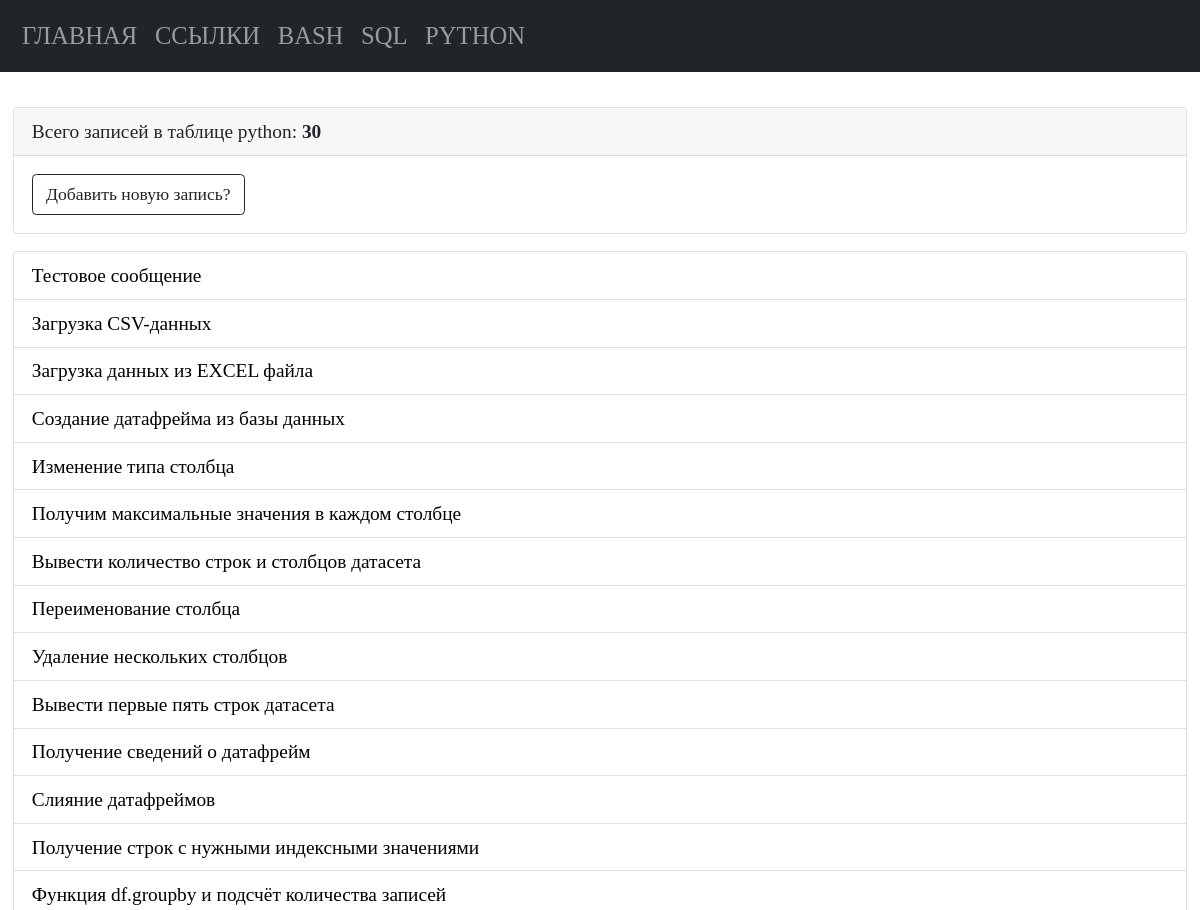
Page /python (upper part) on the earlier database version.
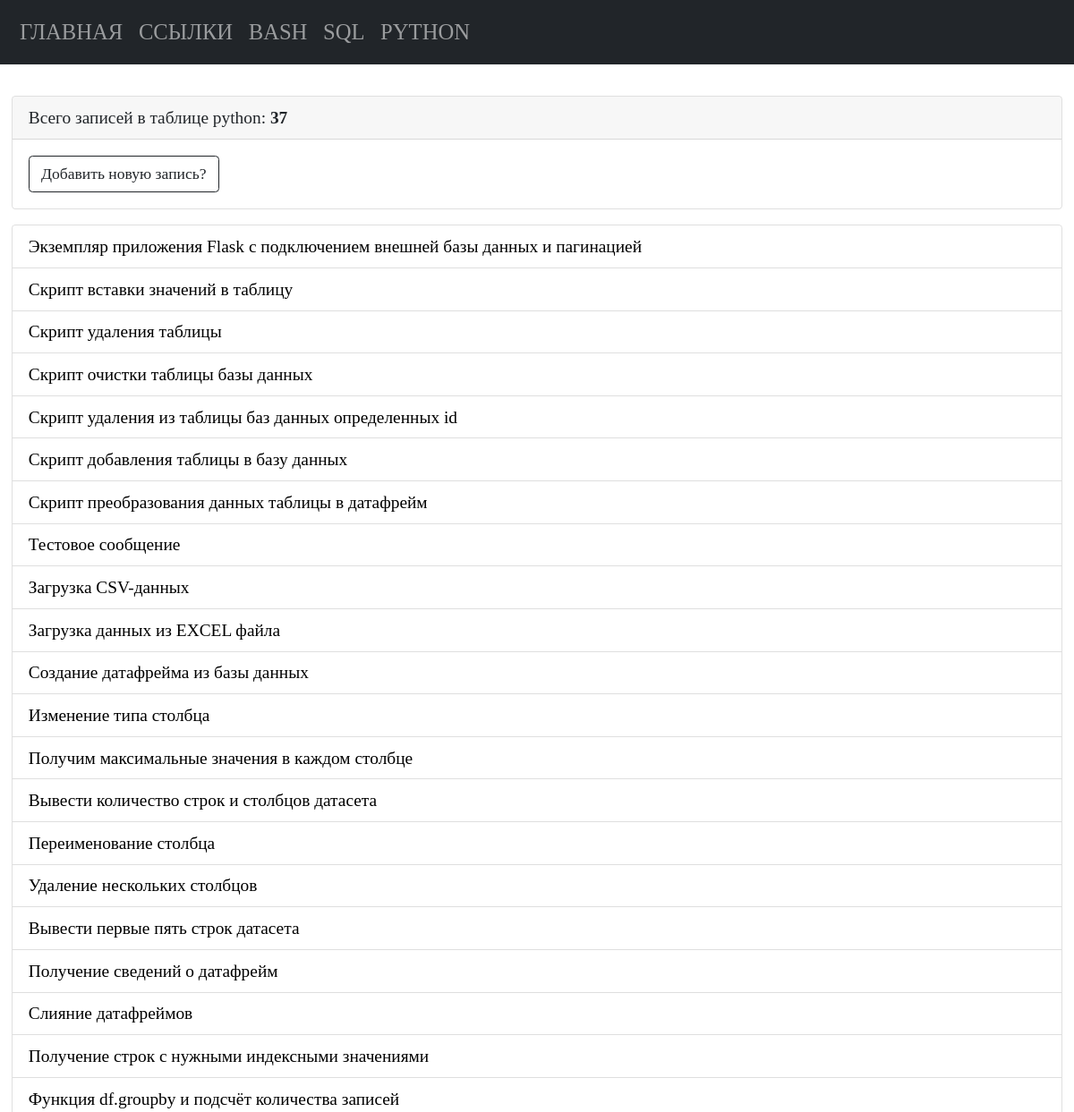
Same page on the later database version.
### tables this page shows
CREATE TABLE "python" (
    "python_id" INTEGER PRIMARY KEY AUTOINCREMENT,
    "python_command" TEXT NOT NULL,
    "python_name" TEXT NOT NULL
  , "python_description" TEXT);

### app.py (the view)
@app.route("/python")
def python_list_commands():
    conn = connect.get_db_connection()
    cur = conn.cursor()
    python_list_count = cur.execute("SELECT COUNT(*) FROM python")
    python_list_count_print = python_list_count.fetchone()
    python_list_count_print_int = int(python_list_count_print[0])
    python_list = conn.execute("SELECT * FROM python ORDER BY 1 DESC").fetchall()
    conn.close()
    return render_template("python/python_list_commands.html",
                           python_list=python_list,
                           python_list_count_print_int=python_list_count_print_int,
                           )

### modules/connect.py (called while the page is built)
def get_db_connection():
    db_path = os.path.join(BASE_DIR, '../database.db')
    conn = sqlite3.connect(db_path)
    conn.row_factory = sqlite3.Row
    return conn

### templates/python/python_list_commands.html
{% extends "base.html" %} {% block title %}Команды python{% endblock %} {% block content %}
<div class="card mb-3">
   <div class="card-header">
      Всего записей в таблице python: <b>{{ python_list_count_print_int }}</b>
   </div>
   <div class="card-body">
      <p class="card-text">
         <a href="{{ url_for('add_python_command') }}" class="btn btn-outline-dark">Добавить новую запись?</a>
      </p>
   </div>
</div>
<ul class="list-group">
   {% for python_list in python_list %}
   <li class="list-group-item"><a href="{{ url_for('get_post_python_command', python_id=python_list['python_id']) }}">{{
         python_list['python_name']
         }}</a></li>
   {% endfor %}
</ul>
{% endblock %}

Differences in the rows shown:
added python: python_name "Экземпляр приложения Flask с подключением внешней базы данных и пагинацией"
added python: python_name "Скрипт вставки значений в таблицу"
added python: python_name "Скрипт удаления таблицы"
added python: python_name "Скрипт очистки таблицы базы данных"
added python: python_name "Скрипт удаления из таблицы баз данных определенных id"
added python: python_name "Скрипт добавления таблицы в базу данных"
added python: python_name "Скрипт преобразования данных таблицы в датафрейм"
Other differences:
{{ python_list_count_print_int }}: "30" → "37"
